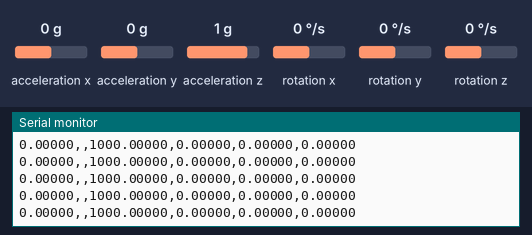
Simulated run of this sketch. Board: Arduino Nano 33 BLE. Parts: the last lines printed to the serial monitor. Inputs (shaded band) come from the test bench; at power-on: acceleration x 0 g, acceleration y 0 g, rotation x 0 °/s, acceleration z 1 g, rotation y 0 °/s, rotation z 0 °/s. Storage starts empty.

Above: at 1.2 s.
1.3 s: acceleration x set to -1.4 g
At 2.0 s:
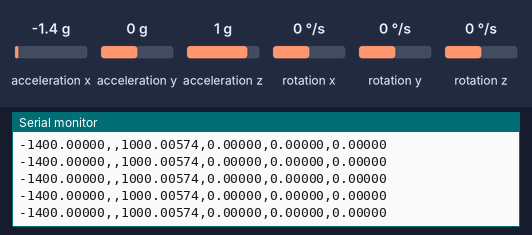
2.8 s: acceleration y set to -1.4 g
At 3.8 s:
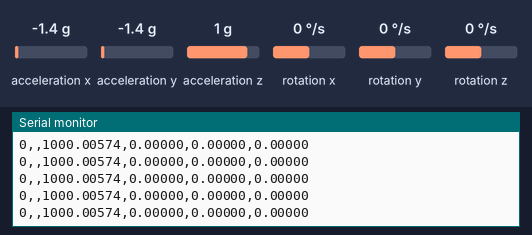
4.3 s: rotation x set to 100 °/s
At 4.8 s:
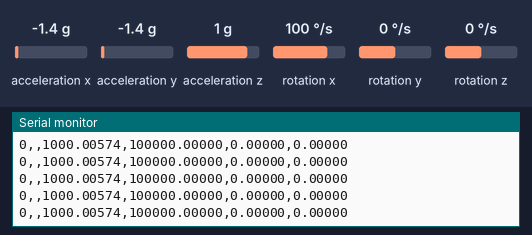
7.3 s: acceleration z set to -1.4 g
At 7.9 s:
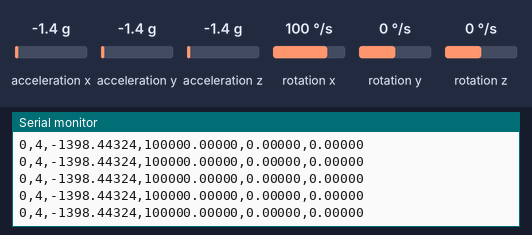
8.8 s: rotation y set to -192 °/s
At 9.4 s:
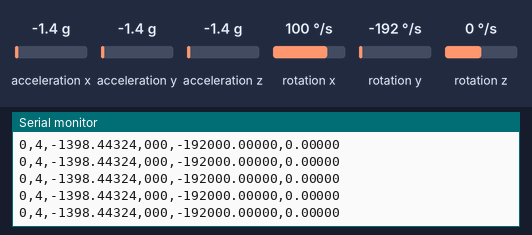
Timing chart, 0 to 11.3 s (numbered marks = the images above; inputs shaded):
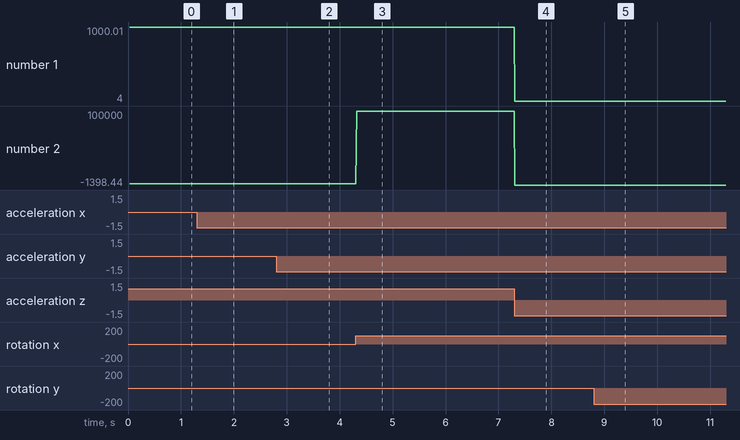

The sketch:

LogAcceleratorData.ino
```cpp
// (licence header left out)
// SD Card Data Logger
#include <Arduino_LSM9DS1.h>
#include <SPI.h>
#include <SD.h>

// Put this value as your CS pin
const int chipSelect = 53;

void setup() {
  // Open serial communications and wait for port to open:
  Serial.begin(9600);
  while (!Serial) {
    ; // wait for serial port to connect. Needed for native USB port only
  }

  Serial.print("Initializing SD card...");

  // see if the card is present and can be initialized:
  if (!SD.begin(chipSelect)) {
    Serial.println("Card failed, or not present");
    // don't do anything more:
    while (1);
  }
  Serial.println("card initialized.");

  if (!IMU.begin()) {
    Serial.println("Failed to initialize IMU!");
    while (1);
  }
}

void loop() {
  // make an array for assembling the data to log:
  float x, y, z; // acceleration data
  char x_c[10], y_c[10], z_c[10]; // chars for acc data
  float g1, g2, g3; // gyroscope data
  char g1_c[10], g2_c[10], g3_c[10]; // chars for gyro data

  char datachar[200];

  if (IMU.accelerationAvailable()) {
    IMU.readAcceleration(x, y, z); // in Gs
    IMU.readGyroscope(g1, g2, g3); // in degrees-per-second
    // Multiply the floats by 1000
    dtostrf(x * 1000, 4, 5, x_c); // mG's
    dtostrf(y * 1000, 4, 5, y_c); // mG's
    dtostrf(z * 1000, 4, 5, z_c); // mG's
    dtostrf(g1 * 1000, 4, 5, g1_c); // mdps
    dtostrf(g2 * 1000, 4, 5, g2_c); // mdps
    dtostrf(g3 * 1000, 4, 5, g3_c); // mdps

    // Concat to one string for storage
    sprintf(datachar, "%s,%s,%s,%s,%s,%s", x_c, y_c, z_c, g1_c, g2_c, g3_c);

    // Open the file
    File datafile = SD.open("testfile.csv", FILE_WRITE);

    if (datafile) {
      datafile.println(datachar);
      datafile.close();

      // Print to the Serial Monitor too
      Serial.println(datachar);
    }
  }
}
```

Measured:
- after the input at 1.3 s, the serial monitor: prints a new line at once (image 1)
- after the input at 2.8 s, the serial monitor: prints a new line at once (image 2)
- after the input at 4.3 s, the serial monitor: prints a new line at once (image 3)
- after the input at 7.3 s, the serial monitor: prints a new line at once (image 4)
- after the input at 8.8 s, the serial monitor: prints a new line at once (image 5)
- plotted number 1: 1000 → 1000.01 after the input at 1.3 s, 1000.01 → 4 after the input at 7.3 s
- plotted number 2: 0 → 100000 after the input at 4.3 s, 100000 → -1398.44 after the input at 7.3 s
